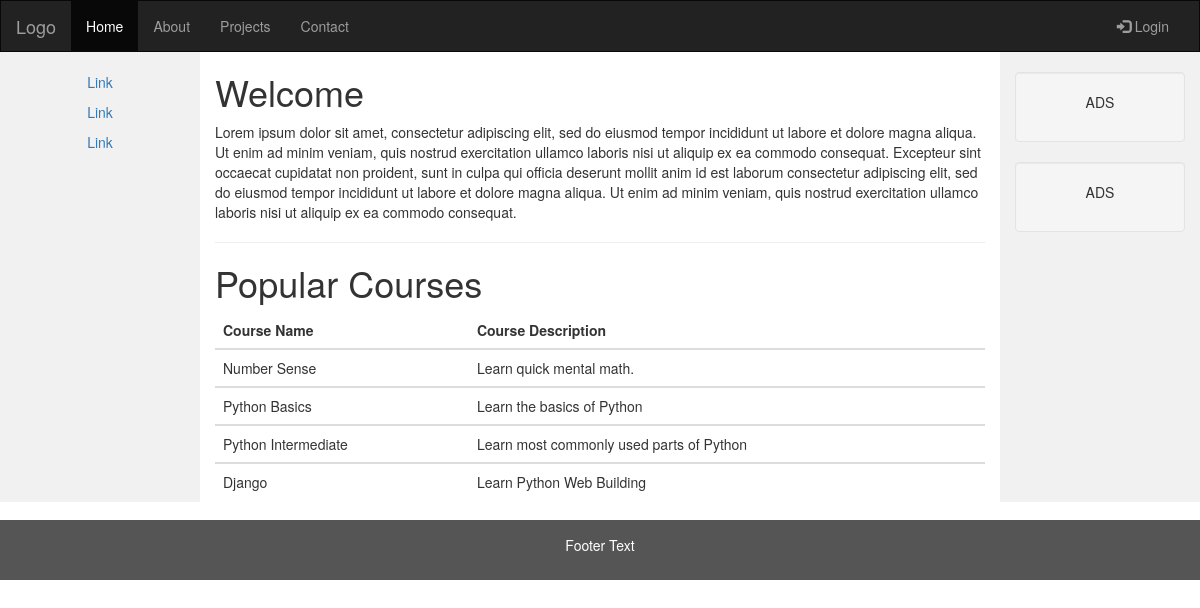
The app's page /courses/, older data.
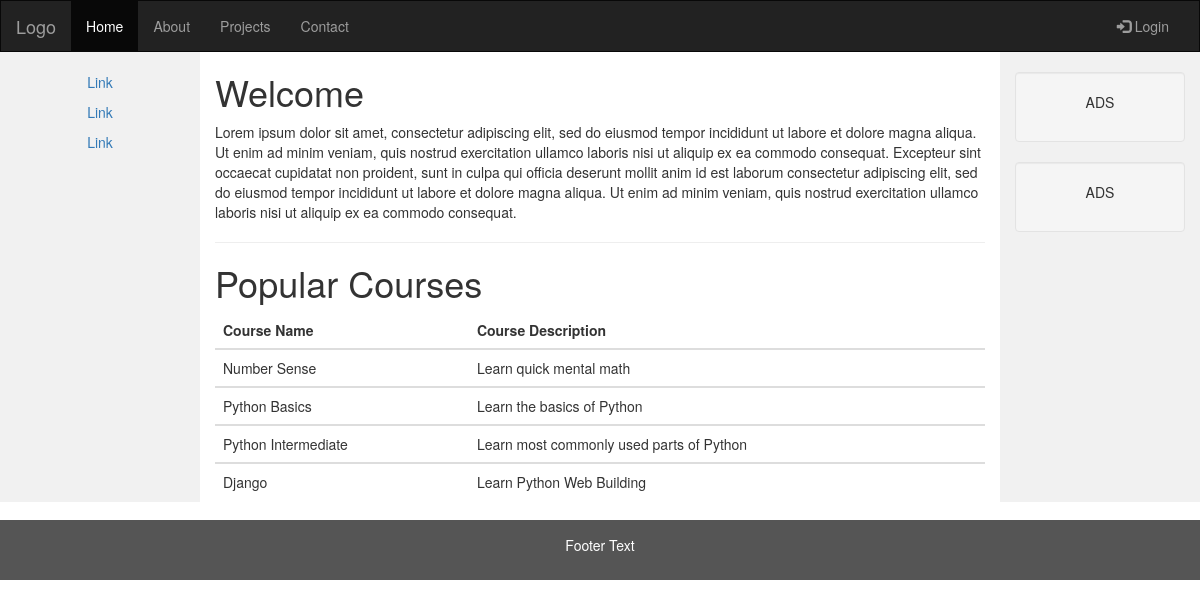
The same page, newer data.
### students/models.py (models this page shows)
class EventsTb(models.Model):
  EventName = models.CharField(max_length=255)
  EventDesc = models.CharField(max_length=500)

### students/views.py (the view)
# urls.py: path('courses/', include('students.urls')),
def courses(request):
  myevents = EventsTb.objects.all().values()
  template = loader.get_template('courses.html')
  context = {
    'mycourses': myevents,
  }
  return HttpResponse(template.render(context, request))

### students/templates/courses.html (shortened to what this page needs)
<!DOCTYPE html>
<html lang="en">
<head>
  <link rel="stylesheet" href="https://maxcdn.bootstrapcdn.com/bootstrap/3.4.1/css/bootstrap.min.css">
</head>
<body>
<nav class="navbar navbar-inverse">
  <div class="container-fluid">
    <div class="navbar-header">
      <a class="navbar-brand" href="#">Logo</a>
    </div>
    <div class="collapse navbar-collapse" id="myNavbar">
      <ul class="nav navbar-nav">
        <li class="active"><a href="#">Home</a></li>
        <li><a href="#">About</a></li>
        <li><a href="#">Projects</a></li>
        <li><a href="#">Contact</a></li>
      </ul>
      <ul class="nav navbar-nav navbar-right">
        <li><a href="#"><span class="glyphicon glyphicon-log-in"></span> Login</a></li>
      </ul>
    </div>
  </div>
</nav>
<div class="container-fluid text-center">
  <div class="row content">
    <div class="col-sm-2 sidenav">
      <p><a href="#">Link</a></p>
      <p><a href="#">Link</a></p>
      <p><a href="#">Link</a></p>
    </div>
    <div class="col-sm-8 text-left">
      <h1>Welcome</h1>
      <p>Lorem ipsum dolor sit amet, consectetur adipiscing elit, sed do eiusmod tempor incididunt ut labore et dolore magna aliqua. Ut enim ad minim veniam, quis nostrud exercitation ullamco laboris nisi ut aliquip ex ea commodo consequat. Excepteur sint occaecat cupidatat non proident, sunt in culpa qui officia deserunt mollit anim id est laborum consectetur adipiscing elit, sed do eiusmod tempor incididunt ut labore et dolore magna aliqua. Ut enim ad minim veniam, quis nostrud exercitation ullamco laboris nisi ut aliquip ex ea commodo consequat.</p>
      <hr>
      <h1>Popular Courses</h1>
    <table class="table table-hover">
        <thead>
            <tr>
                <th>Course Name</th>
                <th>Course Description</th>
            </tr>
        </thead>
        {% for x in mycourses %}
        <tbody>
            <tr>
                <td>{{ x.EventName }}</td>
                <td>{{ x.EventDesc }}</td>
            </tr>
        </tbody>
        {% endfor %}
    </table>
    </div>
    <div class="col-sm-2 sidenav">
      <div class="well">
        <p>ADS</p>
      </div>
      <div class="well">
        <p>ADS</p>
      </div>
    </div>
  </div>
</div>
<footer class="container-fluid text-center">
  <p>Footer Text</p>
</footer>
</body>
</html>

### students/templates/courses.html (style rules this page uses)
.navbar { margin-bottom: 0; border-radius: 0; }
.row.content { height: 450px }
.sidenav { padding-top: 20px; background-color: #f1f1f1; height: 100%; }
footer { background-color: #555; color: white; padding: 15px; }

Row changes from the older to the newer data that the page shows:
changed EventsTb "Number Sense": EventDesc "Learn quick mental math." → "Learn quick mental math"
